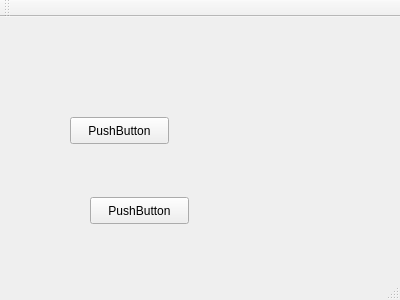
<?xml version="1.0" encoding="UTF-8"?>
<ui version="4.0">
 <class>MainWindow</class>
 <widget class="QMainWindow" name="MainWindow">
  <property name="geometry">
   <rect>
    <x>0</x>
    <y>0</y>
    <width>400</width>
    <height>300</height>
   </rect>
  </property>
  <property name="windowTitle">
   <string>MainWindow</string>
  </property>
  <widget class="QWidget" name="centralWidget">
   <widget class="QPushButton" name="pushButton">
    <property name="geometry">
     <rect>
      <x>70</x>
      <y>100</y>
      <width>99</width>
      <height>27</height>
     </rect>
    </property>
    <property name="text">
     <string>PushButton</string>
    </property>
   </widget>
   <widget class="QPushButton" name="pushButton_2">
    <property name="geometry">
     <rect>
      <x>90</x>
      <y>180</y>
      <width>99</width>
      <height>27</height>
     </rect>
    </property>
    <property name="text">
     <string>PushButton</string>
    </property>
   </widget>
  </widget>
  <widget class="QMenuBar" name="menuBar">
   <property name="geometry">
    <rect>
     <x>0</x>
     <y>0</y>
     <width>400</width>
     <height>25</height>
    </rect>
   </property>
  </widget>
  <widget class="QToolBar" name="mainToolBar">
   <attribute name="toolBarArea">
    <enum>TopToolBarArea</enum>
   </attribute>
   <attribute name="toolBarBreak">
    <bool>false</bool>
   </attribute>
  </widget>
  <widget class="QStatusBar" name="statusBar"/>
 </widget>
 <layoutdefault spacing="6" margin="11"/>
 <resources/>
 <connections/>
</ui>
